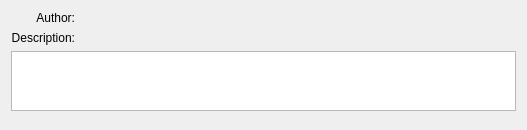
<?xml version="1.0" encoding="UTF-8"?>
<ui version="4.0">
 <class>AddOnWidget</class>
 <widget class="QWidget" name="AddOnWidget">
  <property name="geometry">
   <rect>
    <x>0</x>
    <y>0</y>
    <width>527</width>
    <height>130</height>
   </rect>
  </property>
  <property name="sizePolicy">
   <sizepolicy hsizetype="MinimumExpanding" vsizetype="Fixed">
    <horstretch>0</horstretch>
    <verstretch>0</verstretch>
   </sizepolicy>
  </property>
  <property name="minimumSize">
   <size>
    <width>0</width>
    <height>130</height>
   </size>
  </property>
  <property name="maximumSize">
   <size>
    <width>16777215</width>
    <height>130</height>
   </size>
  </property>
  <property name="windowTitle">
   <string>Form</string>
  </property>
  <layout class="QGridLayout" name="gridLayout" columnstretch="0,100">
   <item row="0" column="1">
    <widget class="QLabel" name="txtAuthor">
     <property name="sizePolicy">
      <sizepolicy hsizetype="Preferred" vsizetype="MinimumExpanding">
       <horstretch>0</horstretch>
       <verstretch>0</verstretch>
      </sizepolicy>
     </property>
     <property name="text">
      <string/>
     </property>
    </widget>
   </item>
   <item row="2" column="0" colspan="2">
    <widget class="QTextBrowser" name="txtDescription">
     <property name="sizePolicy">
      <sizepolicy hsizetype="MinimumExpanding" vsizetype="MinimumExpanding">
       <horstretch>0</horstretch>
       <verstretch>0</verstretch>
      </sizepolicy>
     </property>
     <property name="maximumSize">
      <size>
       <width>16777215</width>
       <height>60</height>
      </size>
     </property>
     <property name="focusPolicy">
      <enum>Qt::NoFocus</enum>
     </property>
     <property name="horizontalScrollBarPolicy">
      <enum>Qt::ScrollBarAlwaysOff</enum>
     </property>
    </widget>
   </item>
   <item row="0" column="0">
    <widget class="QLabel" name="lblAuthor">
     <property name="text">
      <string>Author:</string>
     </property>
     <property name="alignment">
      <set>Qt::AlignRight|Qt::AlignTop|Qt::AlignTrailing</set>
     </property>
    </widget>
   </item>
   <item row="1" column="0">
    <widget class="QLabel" name="lblDescription">
     <property name="text">
      <string>Description:</string>
     </property>
     <property name="alignment">
      <set>Qt::AlignRight|Qt::AlignTrailing|Qt::AlignVCenter</set>
     </property>
    </widget>
   </item>
   <item row="3" column="0" colspan="2">
    <spacer name="verticalSpacer">
     <property name="orientation">
      <enum>Qt::Vertical</enum>
     </property>
     <property name="sizeHint" stdset="0">
      <size>
       <width>20</width>
       <height>8</height>
      </size>
     </property>
    </spacer>
   </item>
  </layout>
 </widget>
 <resources/>
 <connections/>
</ui>
